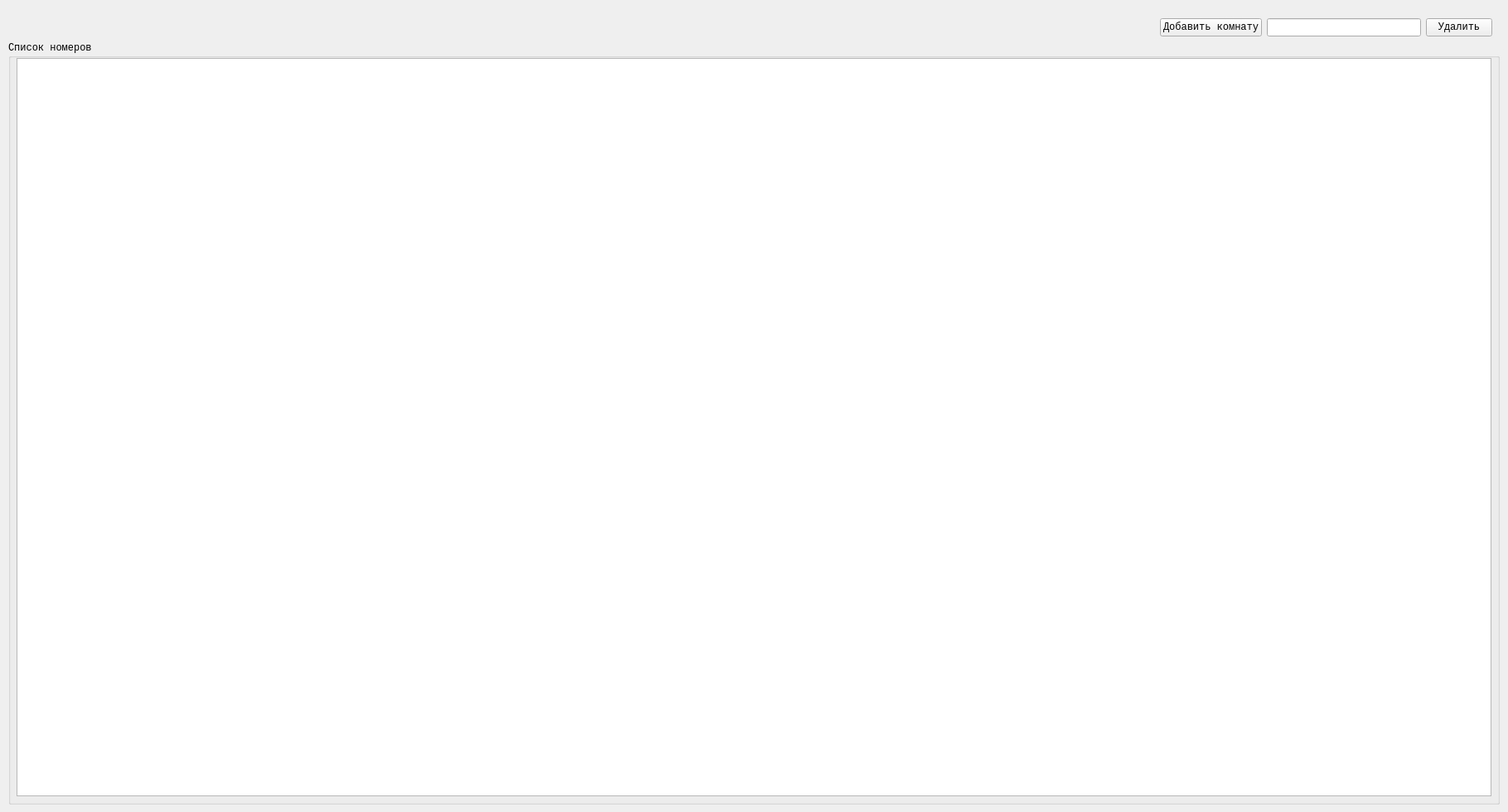
<?xml version="1.0" encoding="UTF-8"?>
<ui version="4.0">
 <class>HotelRoomListWidget</class>
 <widget class="QWidget" name="HotelRoomListWidget">
  <property name="geometry">
   <rect>
    <x>0</x>
    <y>0</y>
    <width>1820</width>
    <height>980</height>
   </rect>
  </property>
  <property name="windowTitle">
   <string>HotelRoomListWidget</string>
  </property>
  <widget class="QGroupBox" name="groupBox">
   <property name="geometry">
    <rect>
     <x>10</x>
     <y>50</y>
     <width>1800</width>
     <height>921</height>
    </rect>
   </property>
   <property name="font">
    <font>
     <family>Courier New</family>
    </font>
   </property>
   <property name="title">
    <string>Список номеров</string>
   </property>
   <widget class="QTableWidget" name="tableWidget">
    <property name="geometry">
     <rect>
      <x>10</x>
      <y>20</y>
      <width>1780</width>
      <height>891</height>
     </rect>
    </property>
   </widget>
  </widget>
  <widget class="QWidget" name="">
   <property name="geometry">
    <rect>
     <x>1400</x>
     <y>20</y>
     <width>401</width>
     <height>27</height>
    </rect>
   </property>
   <layout class="QHBoxLayout" name="horizontalLayout_2">
    <item>
     <widget class="QPushButton" name="appendRoom_pushButton">
      <property name="font">
       <font>
        <family>Courier New</family>
       </font>
      </property>
      <property name="text">
       <string>Добавить комнату</string>
      </property>
     </widget>
    </item>
    <item>
     <layout class="QHBoxLayout" name="horizontalLayout">
      <item>
       <widget class="QLineEdit" name="lineEdit"/>
      </item>
      <item>
       <widget class="QPushButton" name="removeRoom_pushButton">
        <property name="font">
         <font>
          <family>Courier New</family>
         </font>
        </property>
        <property name="text">
         <string>Удалить</string>
        </property>
       </widget>
      </item>
     </layout>
    </item>
   </layout>
  </widget>
 </widget>
 <resources/>
 <connections/>
</ui>
